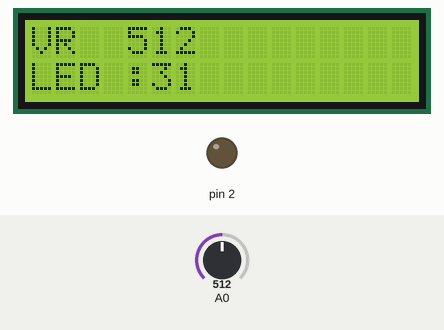
A sketch run on a simulated Arduino Uno, built with avr-gcc and run on an emulated ATmega328P. On the bench: 16×2 character LCD, output pins drawn as LEDs (lit = HIGH). Inputs (shaded band) come from the test bench; at power-on: A0 = 512.

Above: at 6.2 s.
6.3 s: A0 set to 716
At 7.4 s:
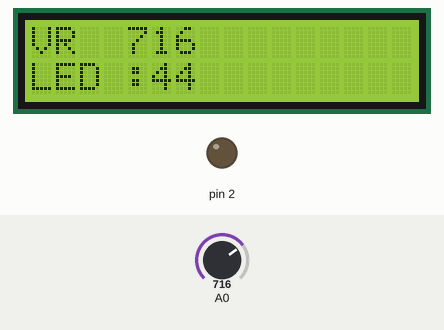
7.8 s: A0 set to 900
At 9.1 s:
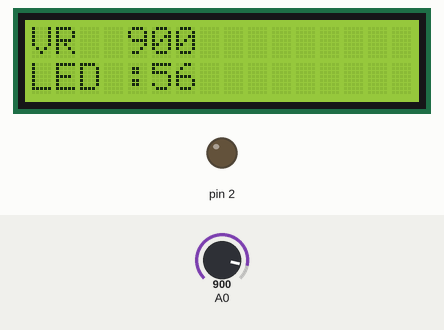
9.5 s: A0 set to 172
At 10.8 s:
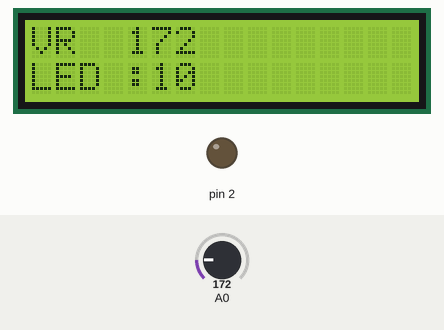
12.5 s: A0 set to 151
At 14.1 s:
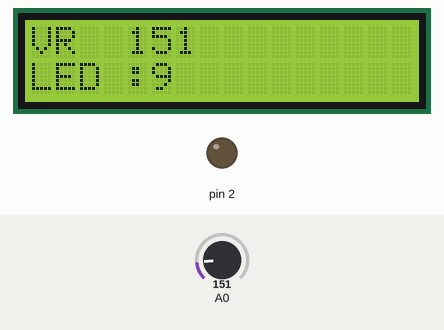
Timing chart, 0 to 15.3 s (numbered marks = the images above; inputs shaded):
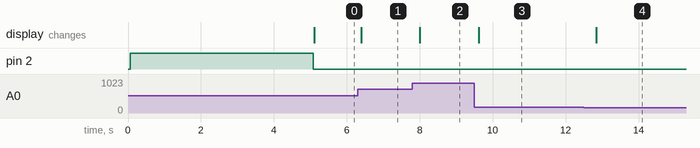

The sketch:

3_1.ino
```cpp
/*
 * Generated using BlocklyDuino:
 *
 * https://github.com/MediaTek-Labs/BlocklyDuino-for-LinkIt
 *
 * Date: Wed, 31 Jul 2019 10:04:08 GMT
 */

#include <LiquidCrystal_I2C.h>
LiquidCrystal_I2C lcd_i2c(0x3F);

int VR;

int LED;

void setup()
{
  pinMode(2, OUTPUT);
  lcd_i2c.begin(16, 2);
  analogWrite(2, 255);
  lcd_i2c.backlight();
  lcd_i2c.clear();
  lcd_i2c.setCursor(0,0);
  lcd_i2c.print("HELLO");
  lcd_i2c.setCursor(0,1);
  lcd_i2c.print("WORLD!!");
  delay(5000);
}


void loop()
{
  VR = analogRead(A0);
  LED = (map(VR,0,4095,0,255));
  analogWrite(2, LED);
  lcd_i2c.clear();
  lcd_i2c.setCursor(0,0);
  lcd_i2c.print("VR  : ");
  lcd_i2c.setCursor(4,0);
  lcd_i2c.print(VR);
  lcd_i2c.setCursor(0,1);
  lcd_i2c.print("LED : ");
  lcd_i2c.setCursor(5,1);
  lcd_i2c.print(LED);
  delay(300);
}
```

Measured:
- after the input at 6.3 s, the display: changes after 0.09 s (image 1)
- after the input at 7.8 s, the display: changes after 0.21 s (image 2)
- after the input at 9.5 s, the display: changes after 0.12 s (image 3)
- after the input at 12.5 s, the display: changes after 0.34 s (image 4)
